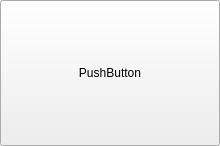
<?xml version="1.0" encoding="UTF-8"?>
<ui version="4.0">
 <class>RepartoButton</class>
 <widget class="QWidget" name="RepartoButton">
  <property name="geometry">
   <rect>
    <x>0</x>
    <y>0</y>
    <width>220</width>
    <height>146</height>
   </rect>
  </property>
  <property name="windowTitle">
   <string>Form</string>
  </property>
  <layout class="QHBoxLayout" name="horizontalLayout">
   <property name="spacing">
    <number>0</number>
   </property>
   <property name="margin">
    <number>0</number>
   </property>
   <item>
    <widget class="QPushButton" name="pushButton">
     <property name="sizePolicy">
      <sizepolicy hsizetype="Minimum" vsizetype="Expanding">
       <horstretch>0</horstretch>
       <verstretch>0</verstretch>
      </sizepolicy>
     </property>
     <property name="text">
      <string>PushButton</string>
     </property>
     <property name="checkable">
      <bool>false</bool>
     </property>
     <property name="autoExclusive">
      <bool>false</bool>
     </property>
    </widget>
   </item>
  </layout>
 </widget>
 <resources/>
 <connections/>
</ui>
